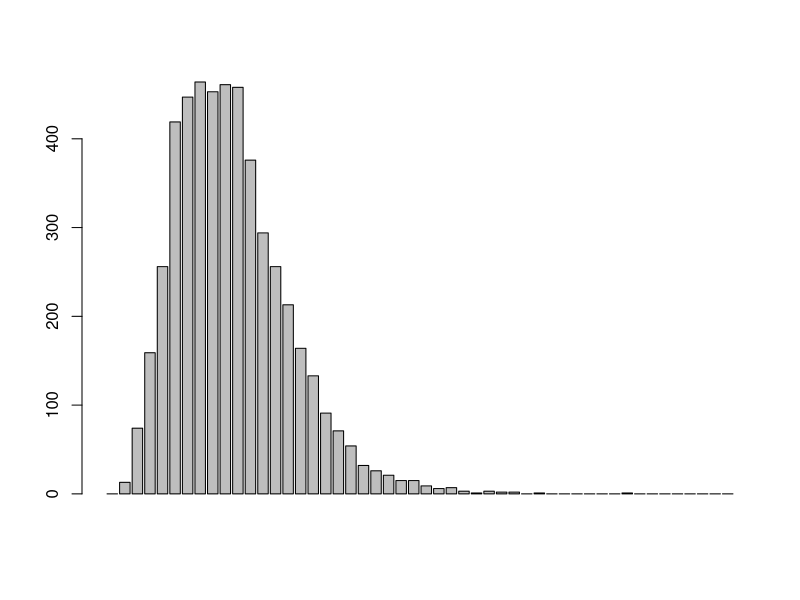

Reproduce this figure in R.
m<-c(2^41,2^37,2^23,2^31,2^29);
a<-c(113,273,89,5,173);
b<-c(83,17,111,165,99);
x<-c(4,33,632,114,264);
E<-matrix(log(0.5),nrow=5000,ncol=5);
freq<-array(0,50);
u<-array(0,5);
for(j in 1:5)
{
	for(i in 1:5000)
	{
		x[j]<-(a[j]*x[j]+b[j])%%m[j];
		u[j]<-as.double(x[j])/m[j];
		if(u[j]<0.00001)
		{
			i<-i-1;
		}
		else
		{
			E[i,j]<- log(u[j]);
		}
	}
}
G<-array(0,5000);
for(i in 1:5000)
{
	G[i]<-sum(E[i,]);
	G[i]<- -0.2*G[i];
	e<-as.integer(G[i]*10);
	freq[e+1]<-freq[e+1]+1;
}
M<-mean(G);
max<-max(G);
min<-min(G);
cat("Max is:",max,"\n")
cat("min is:",min,"\n")
cat("mean is:",M,"\n")
barplot(freq);
